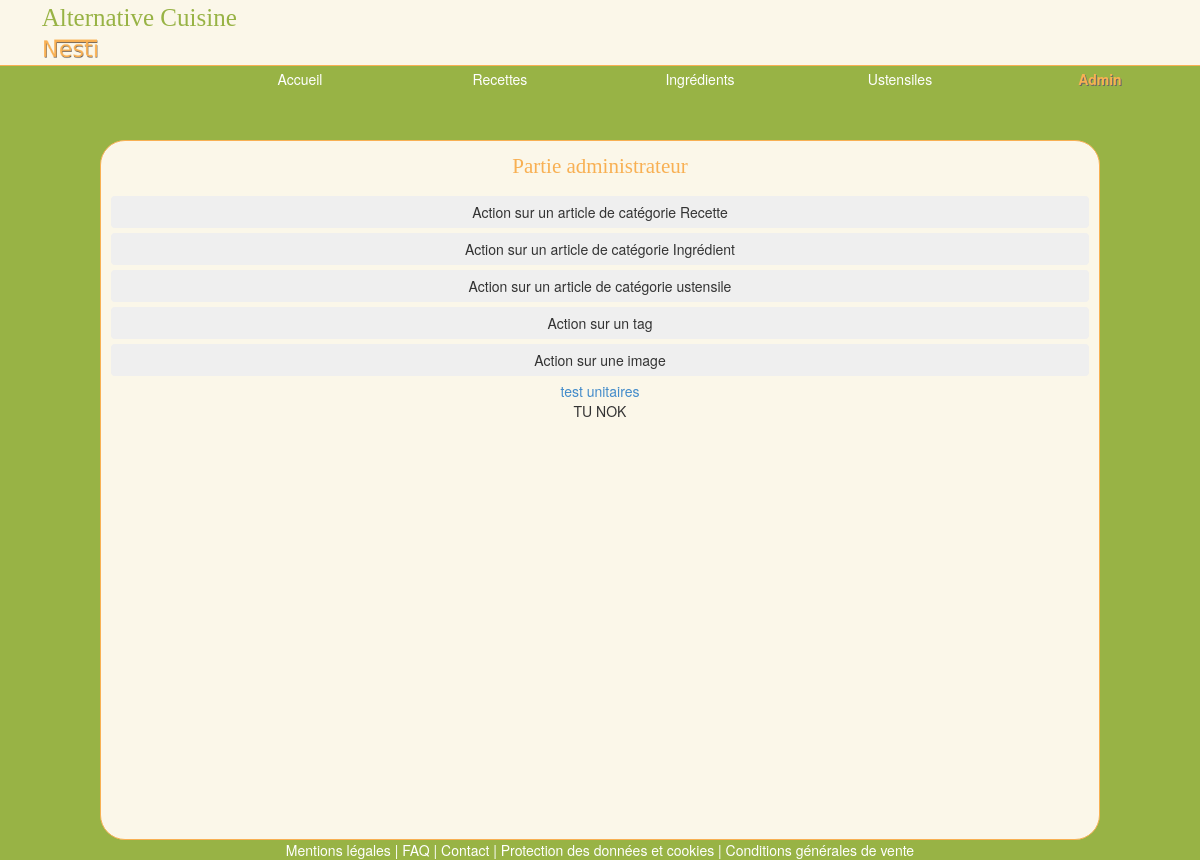
Page /MVC/Index.php?page=5&UT on the earlier database version.
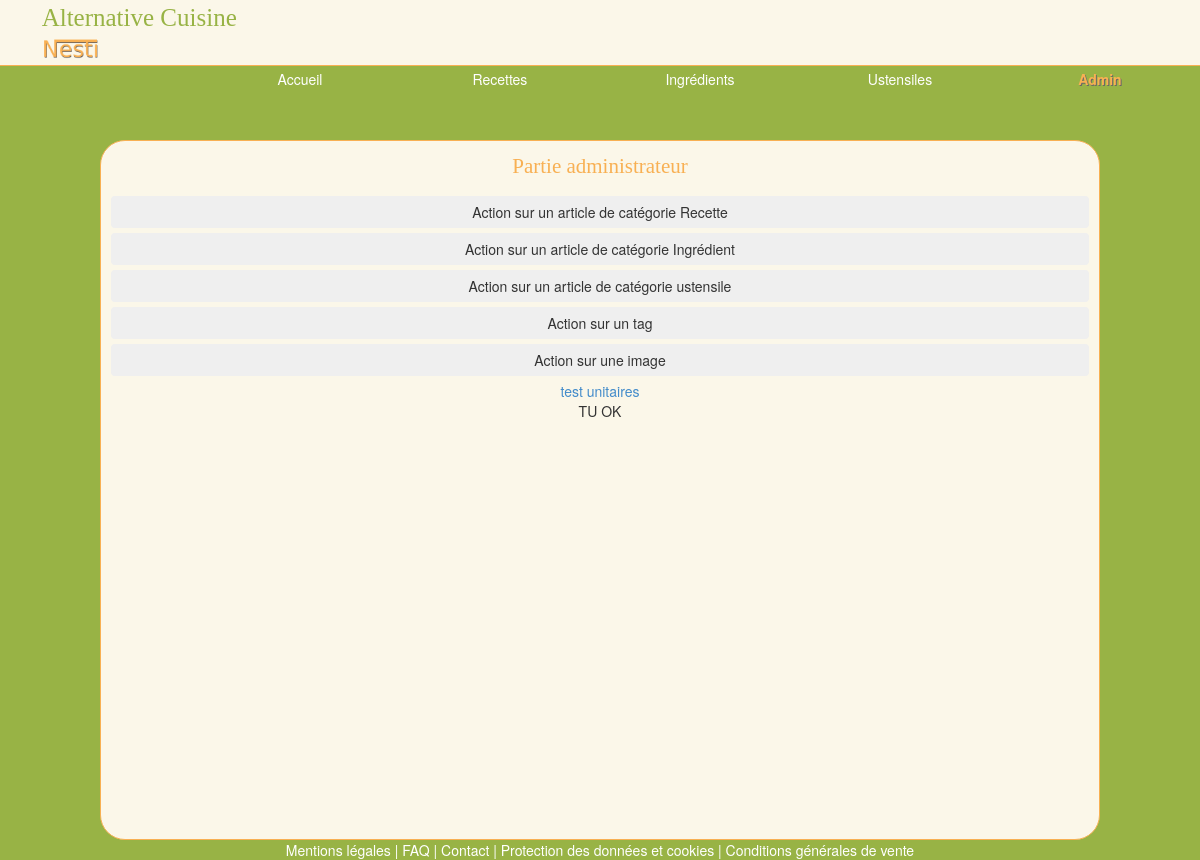
Same page on the later database version.
### tables this page shows
CREATE TABLE IF NOT EXISTS `tag` (
  `idTag` int(10) unsigned NOT NULL AUTO_INCREMENT,
  `Valeur` varchar(50) NOT NULL,
  PRIMARY KEY (`idTag`)
);

### MVC/View/Content_Admin_Ingredient.php (the view, shortened to what this page needs)
<form name="ingredient" action="" method="POST">
    <?php
        if(isset($_GET['ingredient'])){
            echo'<button class="col-lg-12 btn" type="button" data-toggle="collapse"
                    data-target="#ingredient" aria-expanded="true" aria-controls="ingredient">
                    Action sur un article de catégorie Ingrédient </button>
                <div class="col-lg-12 col-lg-offset-4 titre collapse in" id="ingredient">';
        }
        else{
        echo'<button class="col-lg-12 btn" type="button" data-toggle="collapse"
                data-target="#ingredient" aria-expanded="false" aria-controls="ingredient">
                Action sur un article de catégorie Ingrédient </button>
            <div class="col-lg-12 col-lg-offset-4 titre collapse" id="ingredient">';
        }
    ?>
    </div>
</form>

### MVC/View/Content_Admin.php (shortened to what this page needs)
<p class="col-lg-12 admin">
    Partie administrateur
    <div class="row">
        <?php require 'View/Content_Admin_Recipe.php'; ?>
        <?php require 'View/Content_Admin_Ingredient.php'; ?>
        <?php require 'View/Content_Admin_Ustensil.php'; ?>
        <?php require 'View/Content_Admin_Tag.php'; ?>
        <?php require 'View/Content_Admin_Image.php'; ?>
    </div>
    <div class="col-lg-12 admin_tests">
        <a href="?page=5&UT" > test unitaires </a>
        <?php if(isset($_GET['UT'])){
            echo '<br/>'.$message ;
        }?>
    </div>
</p>
<?php  require 'Skeleton.php'; ?>

Differences in the rows shown:
added tag: Valeur "TU OK"
Other differences:
$message: "TU NOK" → (not shown)
